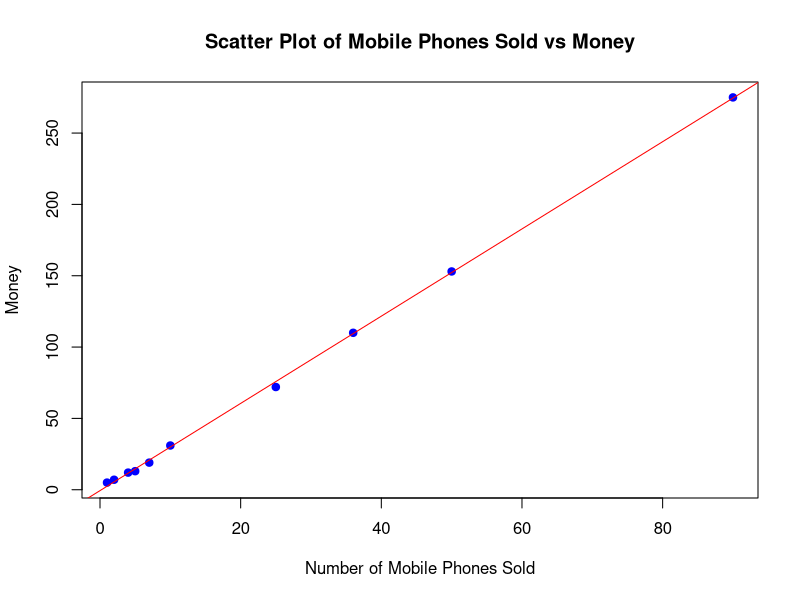

Write the R code that produced this figure.
# Step 1: Create vectors for x and y
x <- c(4, 1, 5, 7, 10, 2, 50, 25, 90, 36)
y <- c(12, 5, 13, 19, 31, 7, 153, 72, 275, 110)

# Step 2: Create the scatter plot
plot(x, y, main = "Scatter Plot of Mobile Phones Sold vs Money",
     xlab = "Number of Mobile Phones Sold",
     ylab = "Money",
     pch = 19, # Type of point
     col = "blue") # Color of points

# Optionally, add a line of best fit
abline(lm(y ~ x), col = "red") # Add regression line (optional)
